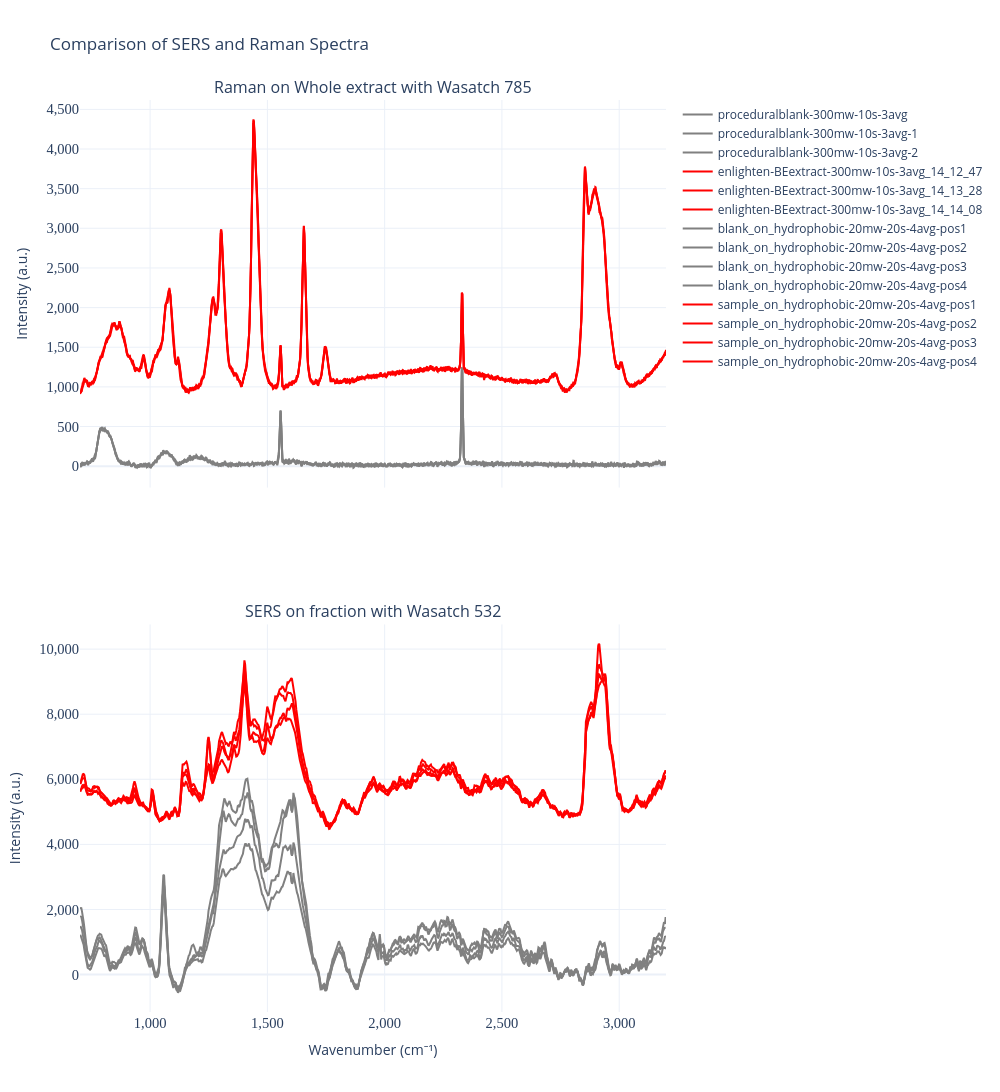

This figure's notebook cell:
### Markdown cell above
### Wasatch 532 on 2025-07-24

### Code cell
data_dir_sers = parent_dir / 'Trove-SERS-attempt3' / '2025-07-24'

data_list_sers, sample_df_sers = collect_spectra_from_dir(data_dir_sers, 'wasatch')

n_groups = sample_df_sers['Group ID'].nunique()

sampled_custom_colors = ["gray", "red"]

data_list_sers = [d for d in data_list_sers if "20mw" in d[0]]

f, names, rp_container = plot_spectra_in_dir(data_list_sers,
                    col_to_plot = "Intensity",
                    data_dir = data_dir_sers,
                    rp_pipeline=pipeline,
                    colors=sampled_custom_colors,
                    height=fig_h,
                    width=fig_w,
                    title='Raman on Whole extract with Wasatch 785',
                    xaxis_title='Wavenumber (cm⁻¹)',
                    yaxis_title='Intensity (a.u.)',
                    y_offset=y_offset[1]
)
# add_peak_annotations(f)
# f.show()


data_dir_whole = parent_dir / '2025-03-18-ticks'

data_list_whole, sample_df_whole = collect_spectra_from_dir(data_dir_whole, 'wasatch')

# data_list_whole = [d for d in data_list_whole if "20mw" in d[0]]

n_groups = sample_df_whole['Group ID'].nunique()

f2, names, rp_container = plot_spectra_in_dir(data_list_whole,
                    col_to_plot = "Intensity",
                    data_dir = data_dir_whole,
                    rp_pipeline=pipeline,
                    colors=sampled_custom_colors,
                    height=fig_h,
                    width=fig_w,
                    title='SERS on fraction with Wasatch 532',
                    xaxis_title='Wavenumber (cm⁻¹)',
                    yaxis_title='Intensity (a.u.)',
                    y_offset=y_offset[0]
)

# Create a subplot figure with 2 rows, 1 column
combined_fig = make_subplots(rows=2, cols=1, shared_xaxes=True, subplot_titles=[f.layout.title.text, f2.layout.title.text],
                             # row_heights=[0.5, 1],
                             vertical_spacing=0.15)

# Add traces from f2 (second plot)
for trace in f2.data:
    combined_fig.add_trace(trace, row=1, col=1)

# Add traces from f (first plot)
for trace in f.data:
    combined_fig.add_trace(trace, row=2, col=1)

# Update layout
combined_fig.update_layout(height=fig_h*2, width=fig_w, showlegend=True)
combined_fig.update_xaxes(title_text=f2.layout.xaxis.title.text, row=2, col=1)
combined_fig.update_yaxes(title_text="Intensity (a.u.)", row=1, col=1)
combined_fig.update_yaxes(title_text="Intensity (a.u.)", row=2, col=1)

combined_fig.update_layout(
    title_text="Comparison of SERS and Raman Spectra",
    template="plotly_white"
)

apc.plotly.style_plot(combined_fig, monospaced_axes="all")

# combined_fig.write_image("plots/fig2-plots.pdf")
combined_fig.show()

### Figure 1 — Plotly figure (JSON) as saved in the notebook; plotly's stock layout.template omitted (floating-point values rounded to 4 significant figures; data arrays with more than 128 entries replaced by an {"elided": "..."} marker saying what was removed)
{"data": [{"hoverinfo": "text+x+y", "line": {"color": "gray"}, "name": "proceduralblank-300mw-10s-3avg", "text": "proceduralblank-300mw-10s-3avg", "type": "scatter", "x": {"elided": "1428 float values"}, "xaxis": "x", "y": {"elided": "1428 float values"}, "yaxis": "y"}, {"hoverinfo": "text+x+y", "line": {"color": "gray"}, "name": "proceduralblank-300mw-10s-3avg-1", "text": "proceduralblank-300mw-10s-3avg-1", "type": "scatter", "x": {"elided": "1428 float values"}, "xaxis": "x", "y": {"elided": "1428 float values"}, "yaxis": "y"}, {"hoverinfo": "text+x+y", "line": {"color": "gray"}, "name": "proceduralblank-300mw-10s-3avg-2", "text": "proceduralblank-300mw-10s-3avg-2", "type": "scatter", "x": {"elided": "1428 float values"}, "xaxis": "x", "y": {"elided": "1428 float values"}, "yaxis": "y"}, {"hoverinfo": "text+x+y", "line": {"color": "red"}, "name": "enlighten-BEextract-300mw-10s-3avg_14_12_47", "text": "enlighten-BEextract-300mw-10s-3avg_14_12_47", "type": "scatter", "x": {"elided": "1428 float values"}, "xaxis": "x", "y": {"elided": "1428 float values"}, "yaxis": "y"}, {"hoverinfo": "text+x+y", "line": {"color": "red"}, "name": "enlighten-BEextract-300mw-10s-3avg_14_13_28", "text": "enlighten-BEextract-300mw-10s-3avg_14_13_28", "type": "scatter", "x": {"elided": "1428 float values"}, "xaxis": "x", "y": {"elided": "1428 float values"}, "yaxis": "y"}, {"hoverinfo": "text+x+y", "line": {"color": "red"}, "name": "enlighten-BEextract-300mw-10s-3avg_14_14_08", "text": "enlighten-BEextract-300mw-10s-3avg_14_14_08", "type": "scatter", "x": {"elided": "1428 float values"}, "xaxis": "x", "y": {"elided": "1428 float values"}, "yaxis": "y"}, {"hoverinfo": "text+x+y", "line": {"color": "gray"}, "name": "blank_on_hydrophobic-20mw-20s-4avg-pos1", "text": "blank_on_hydrophobic-20mw-20s-4avg-pos1", "type": "scatter", "x": {"elided": "867 float values"}, "xaxis": "x2", "y": {"elided": "867 float values"}, "yaxis": "y2"}, {"hoverinfo": "text+x+y", "line": {"color": "gray"}, "name": "blank_on_hydrophobic-20mw-20s-4avg-pos2", "text": "blank_on_hydrophobic-20mw-20s-4avg-pos2", "type": "scatter", "x": {"elided": "867 float values"}, "xaxis": "x2", "y": {"elided": "867 float values"}, "yaxis": "y2"}, {"hoverinfo": "text+x+y", "line": {"color": "gray"}, "name": "blank_on_hydrophobic-20mw-20s-4avg-pos3", "text": "blank_on_hydrophobic-20mw-20s-4avg-pos3", "type": "scatter", "x": {"elided": "867 float values"}, "xaxis": "x2", "y": {"elided": "867 float values"}, "yaxis": "y2"}, {"hoverinfo": "text+x+y", "line": {"color": "gray"}, "name": "blank_on_hydrophobic-20mw-20s-4avg-pos4", "text": "blank_on_hydrophobic-20mw-20s-4avg-pos4", "type": "scatter", "x": {"elided": "867 float values"}, "xaxis": "x2", "y": {"elided": "867 float values"}, "yaxis": "y2"}, {"hoverinfo": "text+x+y", "line": {"color": "red"}, "name": "sample_on_hydrophobic-20mw-20s-4avg-pos1", "text": "sample_on_hydrophobic-20mw-20s-4avg-pos1", "type": "scatter", "x": {"elided": "867 float values"}, "xaxis": "x2", "y": {"elided": "867 float values"}, "yaxis": "y2"}, {"hoverinfo": "text+x+y", "line": {"color": "red"}, "name": "sample_on_hydrophobic-20mw-20s-4avg-pos2", "text": "sample_on_hydrophobic-20mw-20s-4avg-pos2", "type": "scatter", "x": {"elided": "867 float values"}, "xaxis": "x2", "y": {"elided": "867 float values"}, "yaxis": "y2"}, {"hoverinfo": "text+x+y", "line": {"color": "red"}, "name": "sample_on_hydrophobic-20mw-20s-4avg-pos3", "text": "sample_on_hydrophobic-20mw-20s-4avg-pos3", "type": "scatter", "x": {"elided": "867 float values"}, "xaxis": "x2", "y": {"elided": "867 float values"}, "yaxis": "y2"}, {"hoverinfo": "text+x+y", "line": {"color": "red"}, "name": "sample_on_hydrophobic-20mw-20s-4avg-pos4", "text": "sample_on_hydrophobic-20mw-20s-4avg-pos4", "type": "scatter", "x": {"elided": "867 float values"}, "xaxis": "x2", "y": {"elided": "867 float values"}, "yaxis": "y2"}], "layout": {"annotations": [{"font": {"size": 16}, "showarrow": false, "text": "Raman on Whole extract with Wasatch 785", "x": 0.5, "xanchor": "center", "xref": "paper", "y": 1, "yanchor": "bottom", "yref": "paper"}, {"font": {"size": 16}, "showarrow": false, "text": "SERS on fraction with Wasatch 532", "x": 0.5, "xanchor": "center", "xref": "paper", "y": 0.425, "yanchor": "bottom", "yref": "paper"}], "height": 1600, "showlegend": true, "title": {"text": "Comparison of SERS and Raman Spectra"}, "width": 1000, "xaxis": {"anchor": "y", "domain": [0, 1], "matches": "x2", "showticklabels": false, "tickfont": {"family": "SuisseIntlMono", "size": 14.5}, "tickformat": ","}, "xaxis2": {"anchor": "y2", "domain": [0, 1], "tickfont": {"family": "SuisseIntlMono", "size": 14.5}, "tickformat": ",", "title": {"text": "Wavenumber (cm⁻¹)"}}, "yaxis": {"anchor": "x", "domain": [0.575, 1], "tickfont": {"family": "SuisseIntlMono", "size": 14.5}, "tickformat": ",", "title": {"text": "Intensity (a.u.)"}}, "yaxis2": {"anchor": "x2", "domain": [0, 0.425], "tickfont": {"family": "SuisseIntlMono", "size": 14.5}, "tickformat": ",", "title": {"text": "Intensity (a.u.)"}}}}
